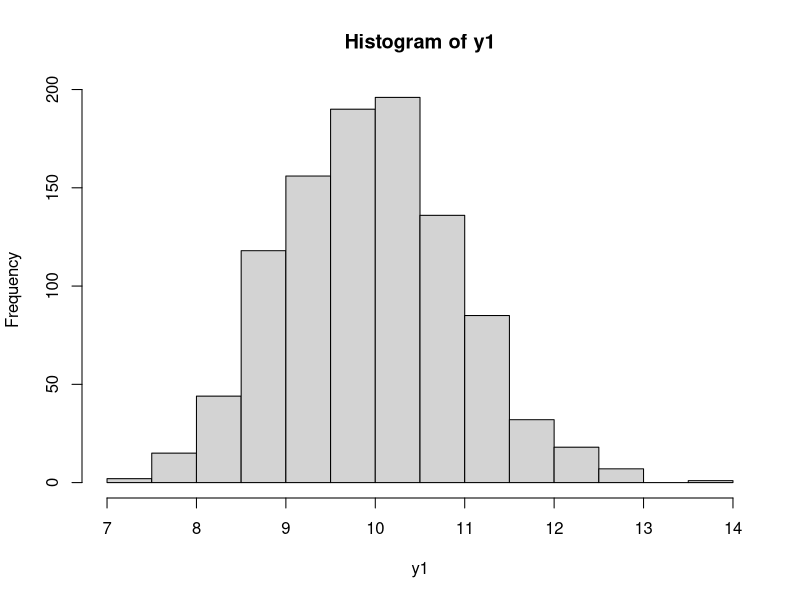
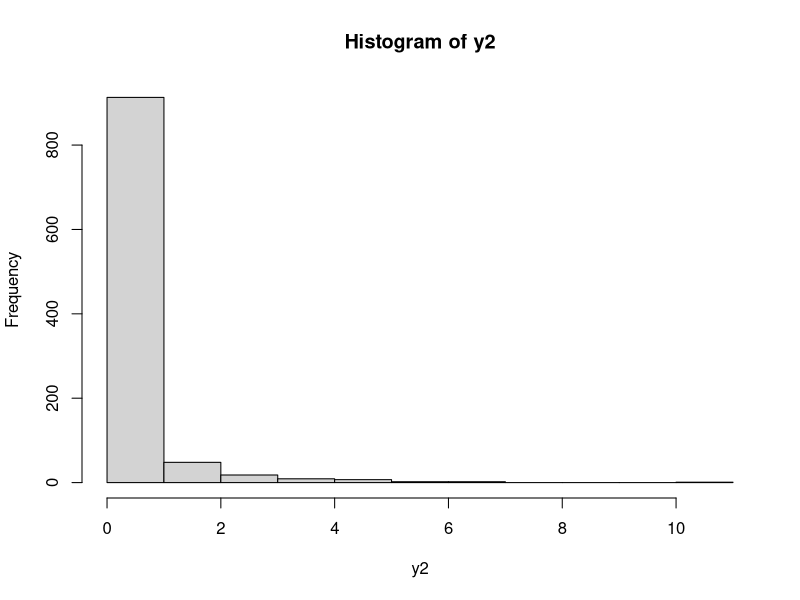
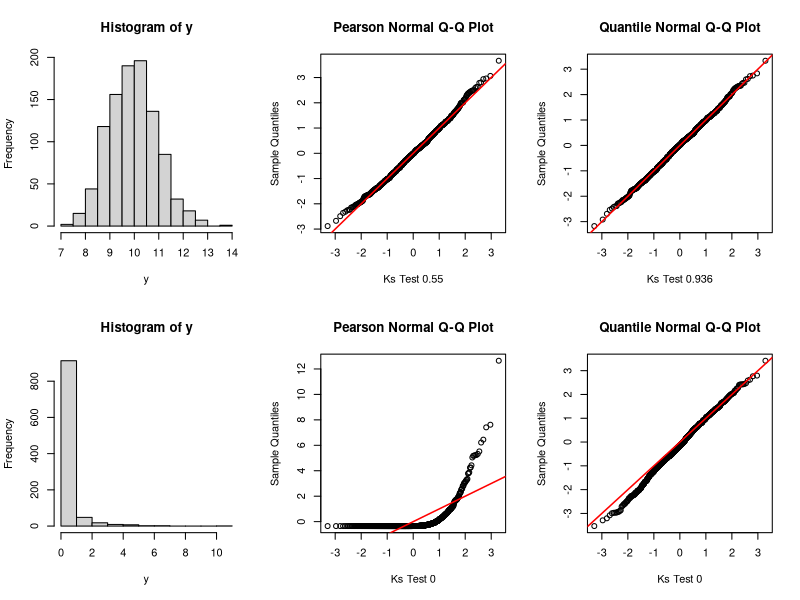
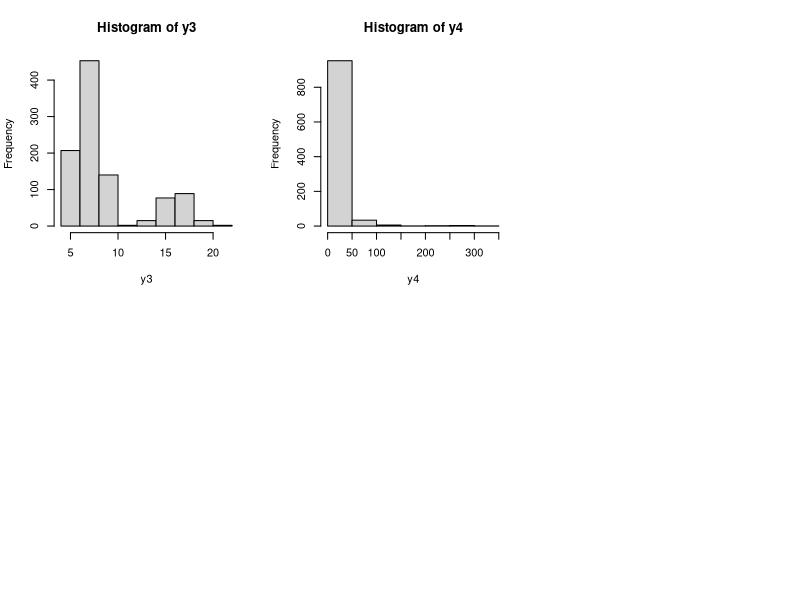
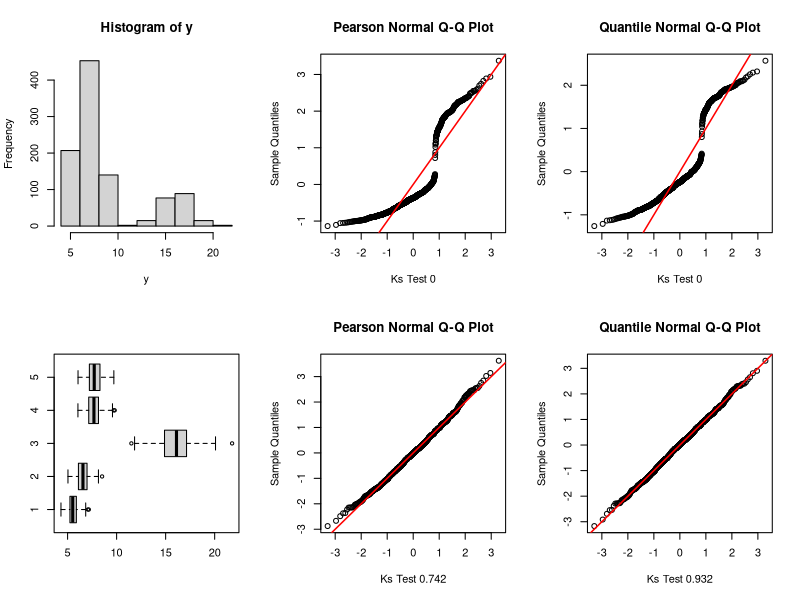
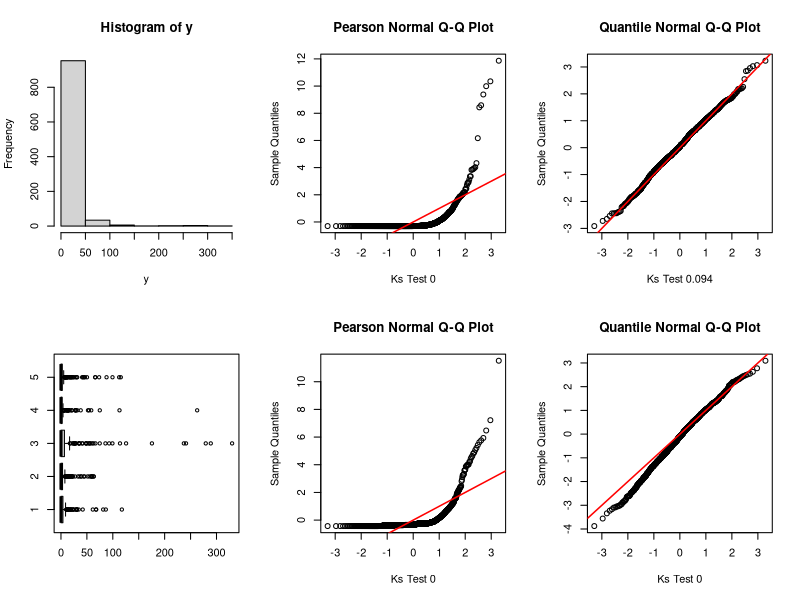
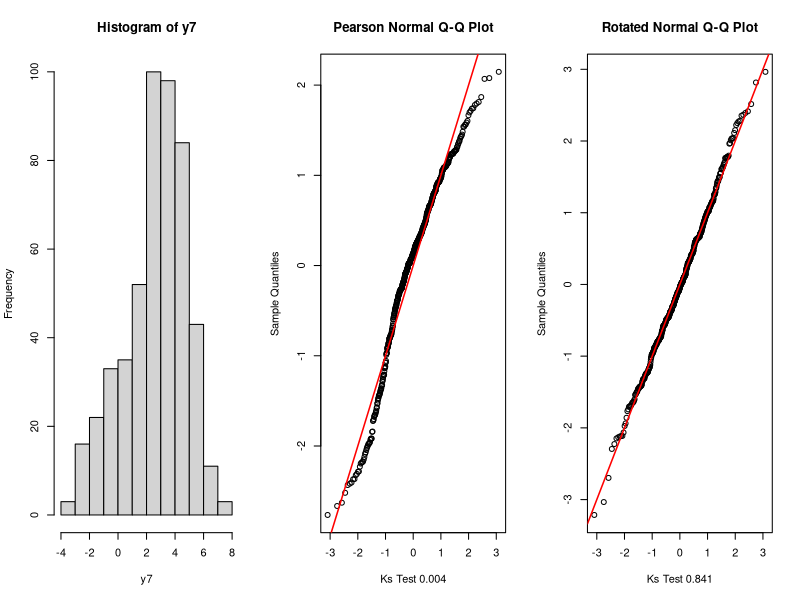
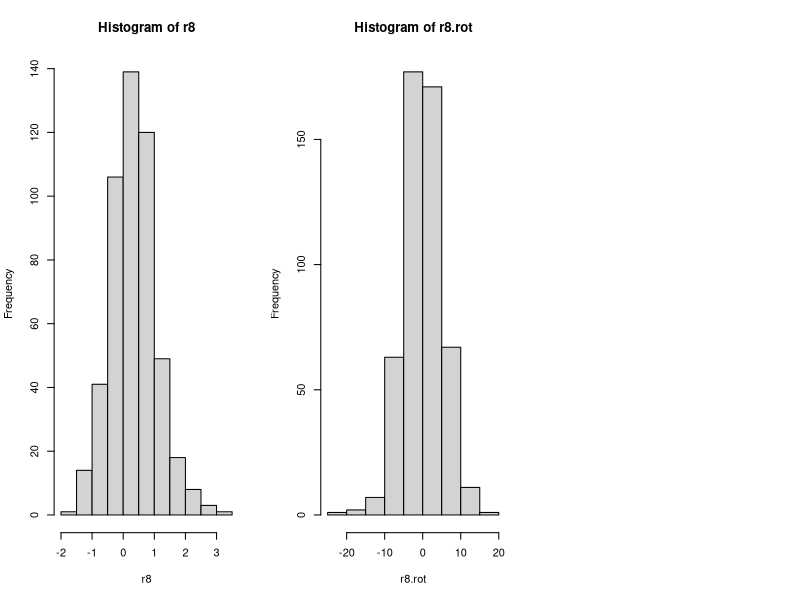

Write the R code that produced these figures, in order.
## IID =======================================================================
set.seed(123)
# Approx. normal gamma
y1 <- rgamma(1000, shape = 100, scale = .1)# mean=10; var=1
hist(y1)
# Skewed gamma
y2 <- rgamma(1000, shape = .1, scale = sqrt(10))# mean =approx. .316; var = 1
hist(y2)

output.iid <- function(y){
  hist(y)
  mu <- mean(y)
  sig2. <- var(y)
  pear.res <- (y-mu)/sqrt(sig2.)
  Fx <- pgamma(y, shape = mu^2/sig2., scale = sig2./mu)
  quant.res <- qnorm(Fx)
  pear.gof <- ks.test(pear.res, "pnorm")$p.value
  quant.gof <- ks.test(quant.res, "pnorm")$p.value
  (qqnorm(pear.res,
          main = "Pearson Normal Q-Q Plot",
          xlab = paste("Ks Test", round(pear.gof, 3))));abline(0,1, col = "red", lwd=1.5)
  (qqnorm(quant.res,
          main = "Quantile Normal Q-Q Plot",
          xlab = paste("Ks Test", round(quant.gof, 3))));abline(0,1, col = "red", lwd=1.5)
  
  
  return(invisible(y))
  
}
# iid
par(mfrow = c(2,3))
output.iid(y1)
output.iid(y2)


## Random grouping term ==========================================================
set.seed(123)
eta.mat <- as.matrix(exp(2 + rnorm(5, 0, .5)))
# Approx. normal gamma
alpha <- 100
y3 <- apply(eta.mat, 1, function(x) rgamma(200, shape = alpha, scale = x/alpha ))
hist(y3)
# Skewed gamma
#eta.mat <- as.matrix(exp(2 + rnorm(5, 0.4, .5)))
alpha <- 0.1
y4 <- apply(eta.mat, 1, function(x) rgamma(200, shape = alpha, scale = x/alpha ))
hist(y4)

output.groupRE <- function(y){
  boxplot(y, horizontal=TRUE)
  #re-scaling by group mean and sd
  Fx <- apply(y, 2, function(x) pgamma(x, mean(x)^2/var(x), scale = var(x)/mean(x)))
  pear.res <- apply(y, 2, function(x) (x - mean(x))/sd(x))
  quant.res <- qnorm(Fx)
  pear.gof <- ks.test(pear.res, "pnorm")$p.value
  quant.gof <- ks.test(quant.res, "pnorm")$p.value
  (qqnorm(pear.res,
          main = "Pearson Normal Q-Q Plot",
          xlab = paste("Ks Test", round(pear.gof, 3))));abline(0,1, col = "red", lwd=1.5)
  (qqnorm(quant.res,
          main = "Quantile Normal Q-Q Plot",
          xlab = paste("Ks Test", round(quant.gof, 3))));abline(0,1, col = "red", lwd=1.5)
  
  
  return(invisible(y))
  
}
par(mfrow = c(2,3))
#approx normal gamma with group RE term
output.iid(as.vector(y3))
#residual by group specific mean and sd
y3rot <- output.groupRE(y3)

par(mfrow = c(2,3))
#skewed gamma with group RE term
output.iid(as.vector(y4))
output.groupRE(y4)

dev.off()

## Banded Correlation Structure ====================================================
library(mvtnorm)

# Normal case
set.seed(1)
C <- exp(-as.matrix(dist(seq(0,10,length.out = 500))))
sig <- 3
S <- diag(rep(sig, ncol(C))) %*% C %*%  diag(rep(sig, ncol(C)))
eta <- as.numeric(rmvnorm(1, rep(0, ncol(C)), sigma=S)) 
L <- t(chol(S))

y7 <- eta + 2
mode <- y7 - mean(y7)
r7.pears <- mode/sd(y7)
r7.rot <- t(solve(L, mode))
gof.pears <- ks.test(r7.pears, "pnorm")$p.value
gof.rot <- ks.test(r7.rot, "pnorm")$p.value

par(mfrow = c(1,3))
hist(y7)
(qqnorm(r7.pears,
        main = "Pearson Normal Q-Q Plot",
        xlab = paste("Ks Test", round(gof.pears, 3))));abline(0,1, col = "red", lwd=1.5)
(qqnorm(r7.rot,
        main = "Rotated Normal Q-Q Plot",
        xlab = paste("Ks Test", round(gof.rot, 3))));abline(0,1, col = "red", lwd=1.5)

set.seed(123)
# Gamma case
alpha = .1
y8 <- rgamma( length(eta), shape = alpha, scale = exp(eta+2)/alpha )
mu.x <- mean(y8)
var.x <- var(y8)
mode <- y8 - mu.x
r8.pears <- mode/sqrt(var.x)
r8 <- qnorm(pgamma(y8, mu.x^2/var.x, scale = var.x/mu.x))
r8.rot <- solve( t(chol(C)), r8)
hist(r8);hist(r8.rot)
ks.test(r8, "pnorm");ks.test(r8.rot, "pnorm")

gof.pears <- ks.test(r8.pears, "pnorm")$p.value
gof.quant <- ks.test(r8, "pnorm")$p.value
gof.rot <- ks.test(r8.rot, "pnorm")$p.value

par(mfrow = c(2,4))
hist(r8.pears);hist(r8);hist(r8.rot);hist(y8)
(qqnorm(r8.pears,
        main = "Pearson Skewed Q-Q Plot",
        xlab = paste("Ks Test", round(gof.pears, 3))));abline(0,1, col = "red", lwd=1.5)
(qqnorm(r8,
        main = "Rotated Skewed Q-Q Plot",
        xlab = paste("Ks Test", round(gof.quant, 3))));abline(0,1, col = "red", lwd=1.5)
(qqnorm(r8.rot,
        main = "Rotated Skewed Q-Q Plot",
        xlab = paste("Ks Test", round(gof.rot, 3))));abline(0,1, col = "red", lwd=1.5)



